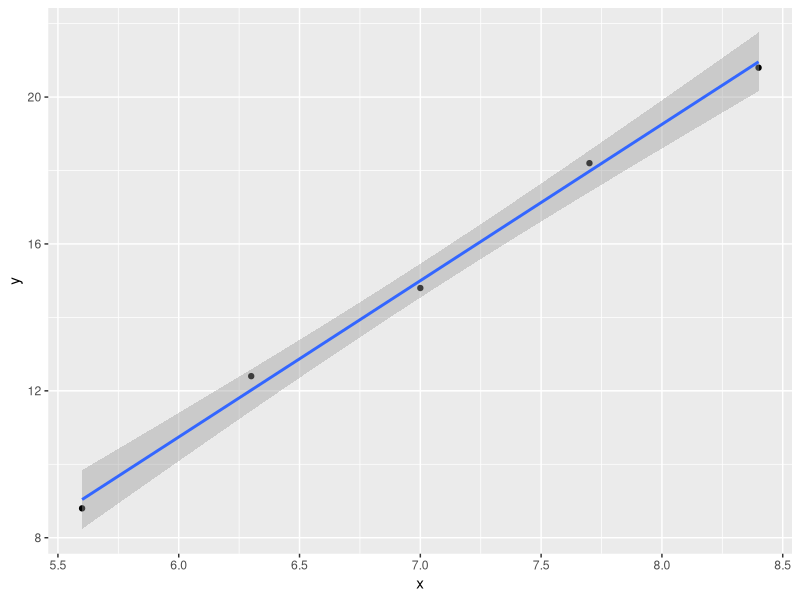

Reproduce this figure in R.
## ---- chunk 1
knitr::opts_chunk$set(echo = T, warning = F, message = F, collapse = T, cache = T)
setwd("~/GitHub/DATA_605/Assignment 15")
## ---- chunk 2
library(tidyverse)
## ---- chunk 3
x <- c(5.6, 6.3, 7, 7.7, 8.4)
y <- c(8.8, 12.4, 14.8, 18.2, 20.8)

lm(y ~ x)
## ---- chunk 4
ggplot(data.frame(x,y), aes(x, y)) +
  geom_point() +
  geom_smooth(method = "lm")
## ---- chunk 5
(1/24)*((exp(32) - exp(16))*(exp(12) - exp(6)))
